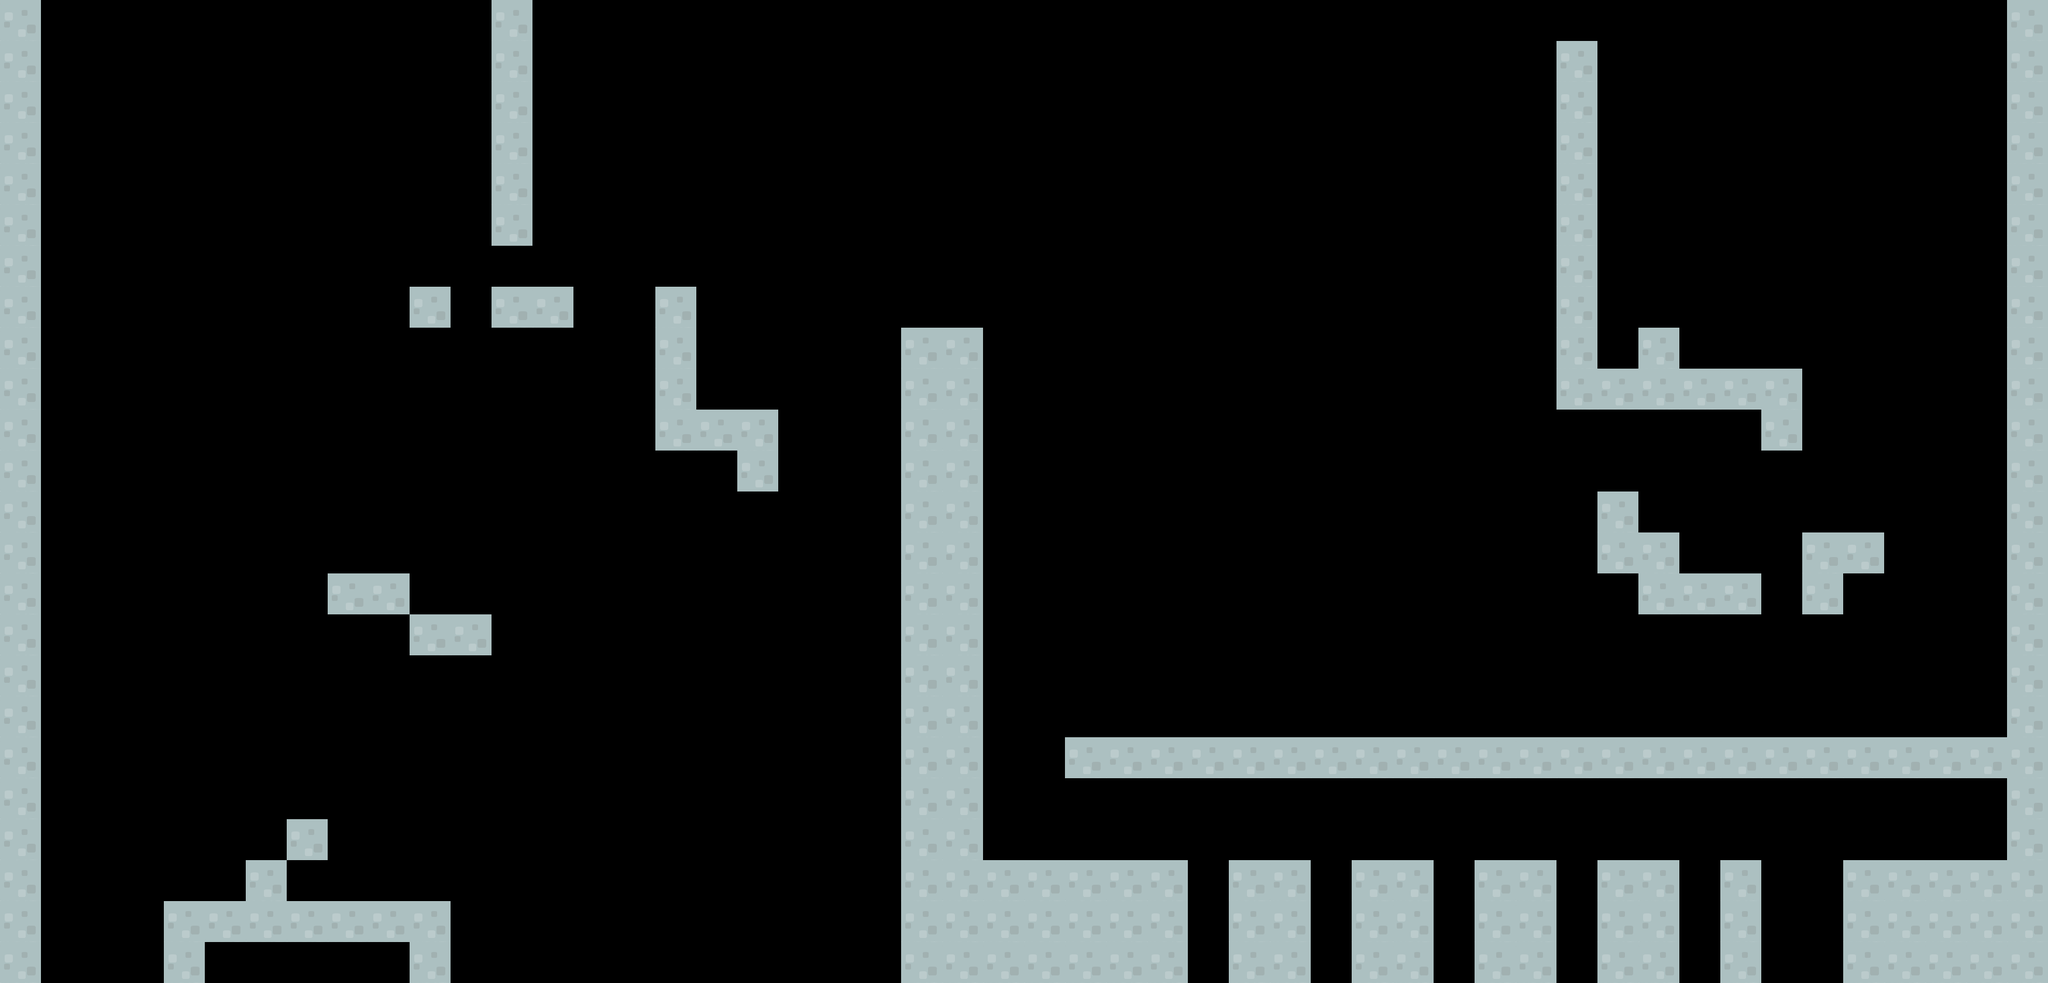

This is a level from a 2D game, rendered from its Tiled map with the project's own tilesets. A one-line summary and the map file follow, with tile-layer data summarised:
An orthogonal 50x24 tile map with 70x70 px tiles, 1 tile layer (collision), 1 hidden layer not drawn, 2 tilesets.

<map version="1.0" orientation="orthogonal" width="50" height="24" tilewidth="70" tileheight="70">
 <tileset firstgid="1" name="tiles_map" tilewidth="70" tileheight="70">
  <image source="../images/tiles_map.png" width="700" height="140" />
 </tileset>
 <tileset firstgid="21" name="fond_pierre2" tilewidth="70" tileheight="70">
  <image source="../images/fond_pierre2.png" width="70" height="70" />
 </tileset>
 <layer name="background" width="50" height="24" visible="0">
  <data>[1200 cells, 1200 non-empty, 5 distinct tile ids]</data>
 </layer>
 <layer name="collision" width="50" height="24">
  <data>[1200 cells, 213 non-empty, 1 distinct tile ids]</data>
 </layer>
</map>
